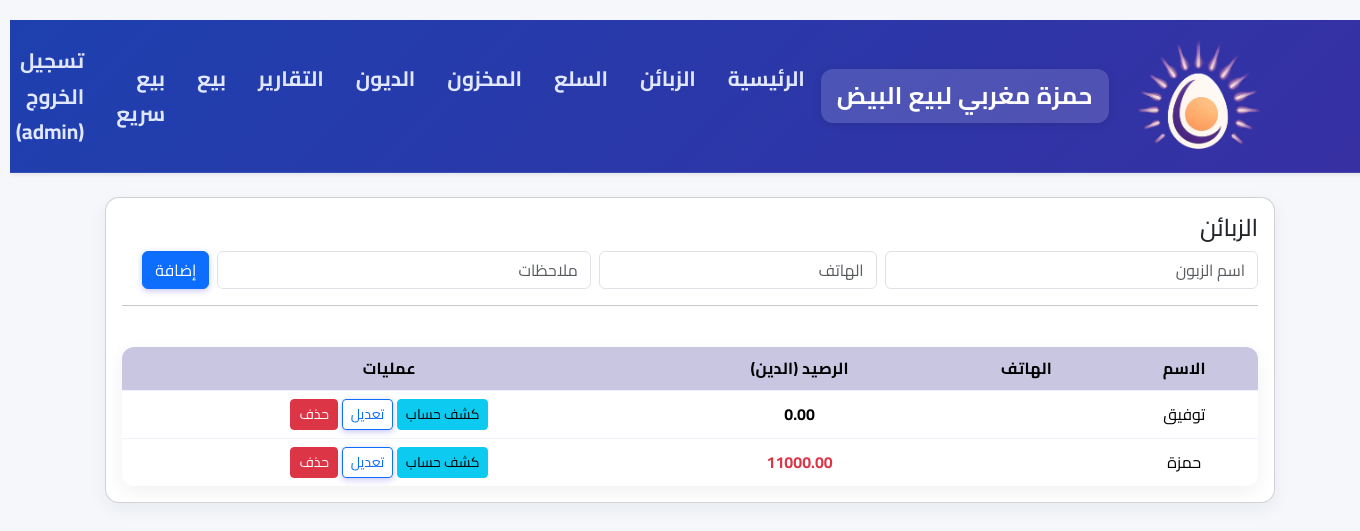
The app's page /customers (signed in) with its own data.
### app.py (models this page shows, shortened)
class User(UserMixin, db.Model):
    id = db.Column(db.Integer, primary_key=True)
    username = db.Column(db.String(80), unique=True, nullable=False)
    password_hash = db.Column(db.String(128))
    role = db.Column(db.String(20), nullable=False, default='seller') # 'admin' or 'seller'

class Customer(db.Model):
    id = db.Column(db.Integer, primary_key=True)
    name = db.Column(db.String(120), nullable=False)
    phone = db.Column(db.String(30))
    notes = db.Column(db.Text)
    @property
    def balance(self):
        total_debt = db.session.query(func.sum(DebtTransaction.amount)).filter(
            DebtTransaction.customer_id == self.id,
            DebtTransaction.transaction_type == 'debt'
        ).scalar() or Decimal('0')
        total_payment = db.session.query(func.sum(DebtTransaction.amount)).filter(
            DebtTransaction.customer_id == self.id,
            DebtTransaction.transaction_type == 'payment'
        ).scalar() or Decimal('0')
        return total_debt - total_payment

### app.py (the view)
@app.route('/customers')
@login_required
@admin_required
def customers():
    customers = Customer.query.order_by(Customer.name).all()
    return render_template('customers.html', customers=customers)

### app.py (called while the page is built)
@login_manager.user_loader
def load_user(user_id):
    return User.query.get(int(user_id))

def admin_required(f):
    @wraps(f)
    def decorated_function(*args, **kwargs):
        if not current_user.is_authenticated or current_user.role != 'admin':
            flash('ليس لديك الصلاحية للوصول لهذه الصفحة.')
            return redirect(url_for('index'))
        return f(*args, **kwargs)
    return decorated_function

### templates/customers.html (shortened to what this page needs)
    {% extends 'base.html' %}
    {% block content %}
    <div class="card card-modern p-3">
      <h4>الزبائن</h4>
      <form method="post" action="{{ url_for('add_customer') }}" class="row g-2">
        <div class="col-md-4"><input class="form-control" name="name" placeholder="اسم الزبون" required></div>
        <div class="col-md-3"><input class="form-control" name="phone" placeholder="الهاتف"></div>
        <div class="col-md-4"><input class="form-control" name="notes" placeholder="ملاحظات"></div>
        <div class="col-md-1"><button class="btn btn-primary">إضافة</button></div>
      </form>
      <hr>
      <table class="table">
        <thead>
          <tr>
            <th>الاسم</th>
            <th>الهاتف</th>
            <th>الرصيد (الدين)</th>
            <th>عمليات</th>
          </tr>
        </thead>
        <tbody>
          {% for c in customers %}
          <tr>
            <td>{{ c.name }}</td>
            <td>{{ c.phone }}</td>
            <td><span class="fw-bold {% if c.balance > 0 %}text-danger{% endif %}">{{ "%.2f"|format(c.balance) }}</span></td>
            <td>
              <a href="{{ url_for('customer_ledger', customer_id=c.id) }}" class="btn btn-sm btn-info">كشف حساب</a>
              <button type="button" class="btn btn-sm btn-outline-primary" data-bs-toggle="modal" data-bs-target="#editModal-{{ c.id }}">
                تعديل
              </button>
              <a href="{{ url_for('delete_customer', id=c.id) }}" class="btn btn-sm btn-danger">حذف</a>
            </td>
          </tr>
          {% endfor %}
        </tbody>
      </table>
    </div>
    {% endblock %}

### templates/base.html (shortened to what this page needs)
    <!doctype html>
    <html lang="ar" dir="rtl">
      <head>
        <link href="https://cdn.jsdelivr.net/npm/bootstrap@5.3.2/dist/css/bootstrap.min.css" rel="stylesheet">
        <link rel="stylesheet" href="{{ url_for('static', filename='style.css') }}">
      </head>
      <body class="rtl">
        {% if current_user.is_authenticated %}
        <nav class="navbar navbar-expand-lg navbar-light bg-white shadow-sm mb-4">
          <div class="container">
            <img
              src="{{ url_for('static', filename='logo.png') }}"
              alt="شعار المحل"
              class="navbar-logo d-inline-block align-text-top"
            >
            <a class="navbar-brand" href="{{ url_for('index') }}">حمزة مغربي لبيع البيض</a>
            <div class="collapse navbar-collapse">
              <ul class="navbar-nav me-auto">
                {% if current_user.role == 'admin' %}
                  <li class="nav-item"><a class="nav-link" href="{{ url_for('index') }}">الرئيسية</a></li>
                  <li class="nav-item"><a class="nav-link" href="{{ url_for('customers') }}">الزبائن</a></li>
                  <li class="nav-item"><a class="nav-link" href="{{ url_for('products') }}">السلع</a></li>
                  <li class="nav-item"><a class="nav-link" href="{{ url_for('inventory') }}">المخزون</a></li>
                  <li class="nav-item"><a class="nav-link" href="{{ url_for('all_debts') }}">الديون</a></li>
                  <li class="nav-item"><a class="nav-link" href="{{ url_for('reports') }}">التقارير</a></li>
                {% endif %}
                <li class="nav-item"><a class="nav-link" href="{{ url_for('new_sale') }}">بيع</a></li>
                <li class="nav-item"><a class="nav-link" href="{{ url_for('fast_selling') }}">بيع سريع</a></li>
              </ul>
              <ul class="navbar-nav ms-auto">
                <li class="nav-item">
                  <a class="nav-link" href="{{ url_for('logout') }}">تسجيل الخروج ({{ current_user.username }})</a>
                </li>
              </ul>
            </div>
          </div>
        </nav>
        {% endif %}
        <div class="container">
          {% block content %}{% endblock %}
        </div>
      </body>
    </html>

### static/style.css (style rules this page uses)
* { box-sizing: border-box; margin: 0; padding: 0; }
body { font-family: 'Cairo', 'Segoe UI', Tahoma, Geneva, Verdana, sans-serif; direction: rtl; background-color: #f8f9fc; color: #333; line-height: 1.7; min-height: 100vh; padding-top: 20px; }
.navbar { background: linear-gradient(135deg, #1e40af, #3730a3) !important; box-shadow: 0 4px 20px rgba(0, 0, 0, 0.1); padding: 0.7rem 0; border-bottom: 1px solid rgba(255, 255, 255, 0.1); margin-bottom: 2rem; }
.navbar-brand { font-family: 'Cairo', sans-serif; font-weight: 700; font-size: 1.5rem; color: #ffffff !important; background: rgba(255, 255, 255, 0.15); padding: 0.4rem 1rem; border-radius: 12px; transition: all 0.3s ease; box-shadow: 0 2px 8px rgba(0, 0, 0, 0.1); letter-spacing: 0.5px; }
.nav-link { font-family: 'Cairo', sans-serif; font-weight: 700; color: #e0e7ff !important; font-size: 1.30rem; padding: 0.5rem 1rem !important; border-radius: 8px; transition: all 0.3s ease; position: relative; }
.nav-link::after { content: ''; position: absolute; bottom: 5px; right: 10px; width: 0; height: 2px; background: #818cf8; transition: width 0.3s ease; border-radius: 1px; }
.collapse .navbar-nav .nav-item .nav-link { margin: 4px 0; }
.container { width: 90%; max-width: 1200px; margin: 0 auto; padding: 0 15px; }
.card-modern { background: white; border-radius: 16px; box-shadow: 0 8px 25px rgba(0, 0, 0, 0.08); overflow: hidden; transition: transform 0.3s ease, box-shadow 0.3s ease; margin-bottom: 1.5rem; }
table { width: 100%; border-collapse: separate; border-spacing: 0; margin: 25px 0; background: white; border-radius: 14px; overflow: hidden; box-shadow: 0 6px 20px rgba(0, 0, 0, 0.06); font-size: 1.00rem; text-align: center; direction: rtl; }
th { background: linear-gradient(135deg, #c8c6e1, #c8c6e1); color: #ffffff; font-weight: 700; font-size: 1.00rem; padding: 14px 16px; text-transform: uppercase; letter-spacing: 0.3px; box-shadow: 0 2px 8px rgba(0, 0, 0, 0.1); }
th, td { padding: 12px 15px; text-align: center; border-bottom: 1px solid #eef2ff; vertical-align: middle; }
tbody tr:last-child td { border-bottom: none; }
tbody tr { transition: background-color 0.2s ease, transform 0.2s ease; }
.card-modern table { margin-bottom: 0; border-radius: 12px; }
button { font-family: 'Cairo', sans-serif; background-color: #4f46e5; color: white; border: none; padding: 10px 20px; font-size: 0.95rem; border-radius: 8px; cursor: pointer; transition: all 0.3s ease; box-shadow: 0 2px 6px rgba(79, 70, 229, 0.3); }

### templates/base.html (style rules this page uses)
body { background: #f5f7fb; }
.card-modern { border-radius: 14px; box-shadow: 0 6px 18px rgba(20,30,50,0.06); }
.rtl { direction: rtl; text-align: right; }
.navbar-logo { width: 150px; height: auto; max-height: 150px; }

### records on screen
User: username "admin"
Customer: name "توفيق", balance "0.00"
Customer: name "حمزة", balance "11000.00"
